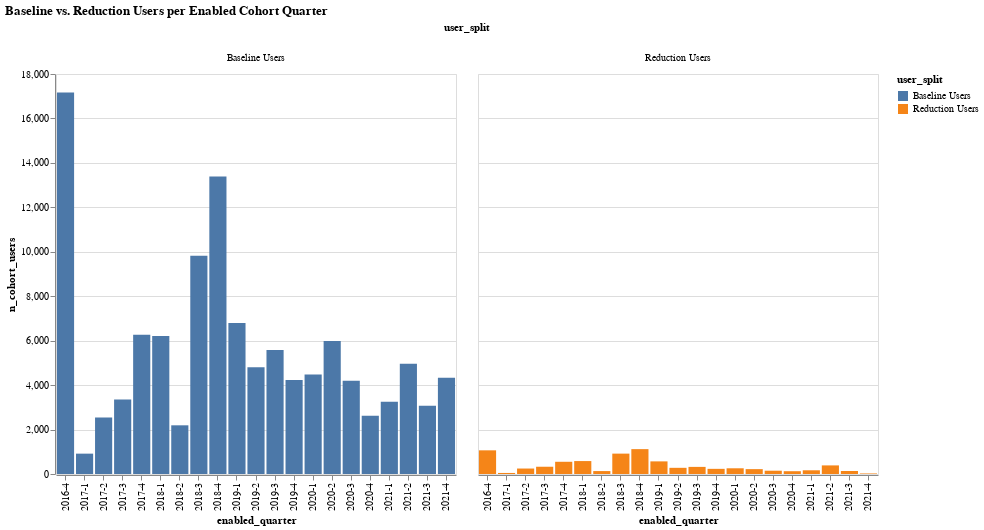

The notebook cell saved with this chart:
### Code cell
af.column_multi(
    users_per_cohort_df,
    "user_split",
    "enabled_quarter",
    "n_cohort_users",
    "user_split",
    400,
    400,
    "x",
).properties(title="Baseline vs. Reduction Users per Enabled Cohort Quarter")

### Figure 1 — Vega-Lite specification as saved in the notebook (floating-point values rounded to 4 significant figures)
{"config": {"view": {"continuousWidth": 400, "continuousHeight": 300}}, "data": {"name": "data-720ad3dbacf837f6344f03c804d442c6"}, "mark": "bar", "encoding": {"color": {"field": "user_split", "type": "nominal"}, "column": {"field": "user_split", "type": "nominal"}, "tooltip": {"field": "n_cohort_users", "type": "quantitative"}, "x": {"field": "enabled_quarter", "sort": "x", "type": "nominal"}, "y": {"field": "n_cohort_users", "type": "quantitative"}}, "height": 400, "title": "Baseline vs. Reduction Users per Enabled Cohort Quarter", "width": 400, "$schema": "https://vega.github.io/schema/vega-lite/v4.17.0.json", "datasets": {"data-720ad3dbacf837f6344f03c804d442c6": [{"enabled_quarter": "2020-3", "user_split": "Baseline Users", "n_cohort_users": 4196}, {"enabled_quarter": "2021-2", "user_split": "Baseline Users", "n_cohort_users": 4961}, {"enabled_quarter": "2019-1", "user_split": "Reduction Users", "n_cohort_users": 568}, {"enabled_quarter": "2018-3", "user_split": "Baseline Users", "n_cohort_users": 9819}, {"enabled_quarter": "2017-3", "user_split": "Baseline Users", "n_cohort_users": 3358}, {"enabled_quarter": "2016-4", "user_split": "Reduction Users", "n_cohort_users": 1065}, {"enabled_quarter": "2020-1", "user_split": "Baseline Users", "n_cohort_users": 4473}, {"enabled_quarter": "2017-4", "user_split": "Baseline Users", "n_cohort_users": 6262}, {"enabled_quarter": "2018-1", "user_split": "Baseline Users", "n_cohort_users": 6206}, {"enabled_quarter": "2018-4", "user_split": "Baseline Users", "n_cohort_users": 13388}, {"enabled_quarter": "2020-2", "user_split": "Reduction Users", "n_cohort_users": 219}, {"enabled_quarter": "2020-2", "user_split": "Baseline Users", "n_cohort_users": 5986}, {"enabled_quarter": "2016-4", "user_split": "Baseline Users", "n_cohort_users": 17173}, {"enabled_quarter": "2021-3", "user_split": "Baseline Users", "n_cohort_users": 3072}, {"enabled_quarter": "2019-1", "user_split": "Baseline Users", "n_cohort_users": 6795}, {"enabled_quarter": "2019-3", "user_split": "Baseline Users", "n_cohort_users": 5582}, {"enabled_quarter": "2018-3", "user_split": "Reduction Users", "n_cohort_users": 917}, {"enabled_quarter": "2019-4", "user_split": "Baseline Users", "n_cohort_users": 4234}, {"enabled_quarter": "2017-2", "user_split": "Baseline Users", "n_cohort_users": 2544}, {"enabled_quarter": "2019-2", "user_split": "Reduction Users", "n_cohort_users": 278}, {"enabled_quarter": "2018-2", "user_split": "Baseline Users", "n_cohort_users": 2191}, {"enabled_quarter": "2021-1", "user_split": "Baseline Users", "n_cohort_users": 3250}, {"enabled_quarter": "2019-2", "user_split": "Baseline Users", "n_cohort_users": 4806}, {"enabled_quarter": "2021-1", "user_split": "Reduction Users", "n_cohort_users": 167}, {"enabled_quarter": "2018-4", "user_split": "Reduction Users", "n_cohort_users": 1119}, {"enabled_quarter": "2021-4", "user_split": "Baseline Users", "n_cohort_users": 4326}, {"enabled_quarter": "2020-4", "user_split": "Baseline Users", "n_cohort_users": 2620}, {"enabled_quarter": "2017-1", "user_split": "Baseline Users", "n_cohort_users": 916}, {"enabled_quarter": "2017-3", "user_split": "Reduction Users", "n_cohort_users": 327}, {"enabled_quarter": "2017-4", "user_split": "Reduction Users", "n_cohort_users": 550}, {"enabled_quarter": "2017-2", "user_split": "Reduction Users", "n_cohort_users": 246}, {"enabled_quarter": "2021-2", "user_split": "Reduction Users", "n_cohort_users": 387}, {"enabled_quarter": "2021-3", "user_split": "Reduction Users", "n_cohort_users": 136}, {"enabled_quarter": "2017-1", "user_split": "Reduction Users", "n_cohort_users": 47}, {"enabled_quarter": "2020-3", "user_split": "Reduction Users", "n_cohort_users": 148}, {"enabled_quarter": "2019-3", "user_split": "Reduction Users", "n_cohort_users": 320}, {"enabled_quarter": "2018-1", "user_split": "Reduction Users", "n_cohort_users": 582}, {"enabled_quarter": "2019-4", "user_split": "Reduction Users", "n_cohort_users": 232}, {"enabled_quarter": "2018-2", "user_split": "Reduction Users", "n_cohort_users": 132}, {"enabled_quarter": "2020-1", "user_split": "Reduction Users", "n_cohort_users": 257}, {"enabled_quarter": "2020-4", "user_split": "Reduction Users", "n_cohort_users": 126}, {"enabled_quarter": "2021-4", "user_split": "Reduction Users", "n_cohort_users": 24}]}}
